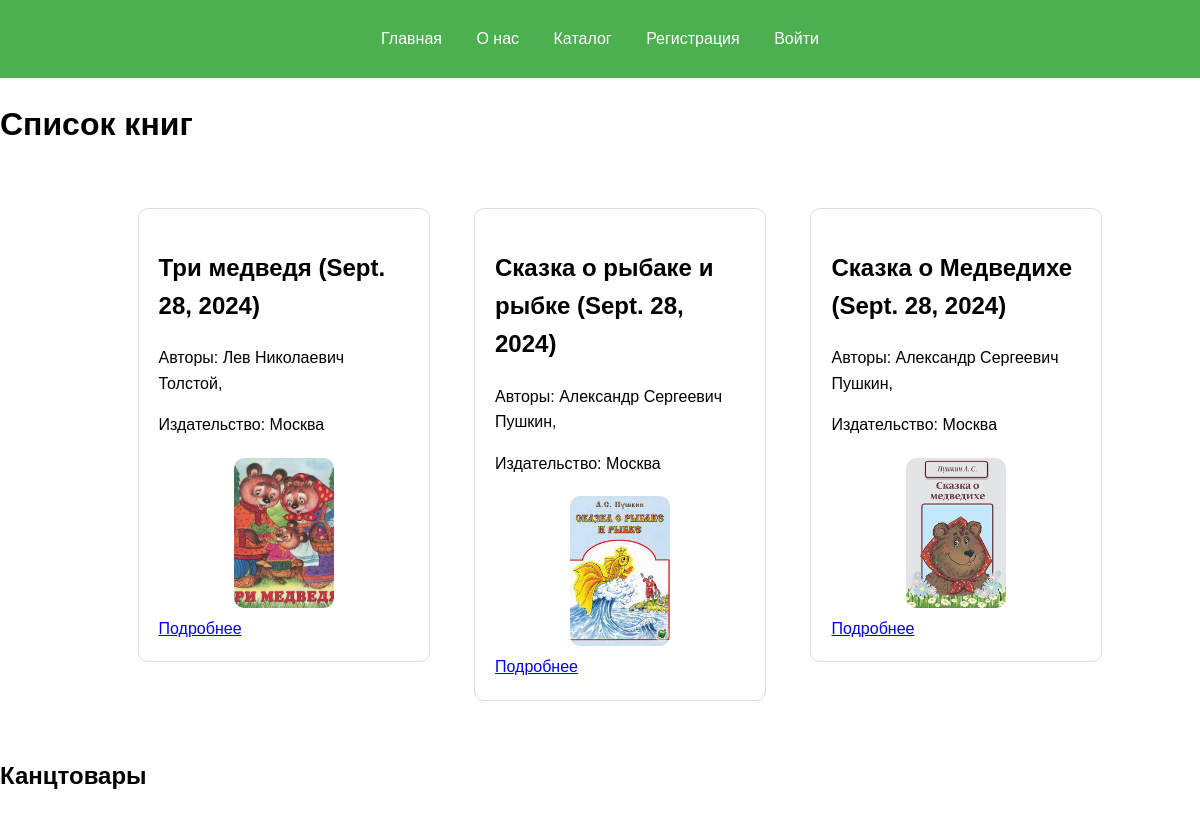
/home/, run on the app's committed database.
### library/models/book.py (models this page shows, shortened)
class Book(models.Model):
    title = models.CharField(max_length=200)
    publication_date = models.DateField()
    isbn = models.CharField(max_length=20)
    publisher = models.ForeignKey('Publisher', on_delete=models.CASCADE)
    authors = models.ManyToManyField('Author')
    image = models.ImageField(upload_to='book/%Y/%m%d', default='default_image.jpg')

### library/models/author.py (models this page shows, shortened)
class Author(models.Model):
    first_name = models.CharField(max_length=50)
    last_name = models.CharField(max_length=50)
    birth_date = models.DateField()

### library/models/publisher.py (models this page shows, shortened)
class Publisher(models.Model):
    name = models.CharField(max_length=100)
    established = models.DateField()

### library/views.py (the view)
# urls.py: path('home/', views.get_books, name='home'),
def get_books(request):
    books = Book.objects.all()
    return render(request, 'book_list.html', {'book_list': books})

### app/templates/book_list.html (shortened to what this page needs)
{% load static %}
<!DOCTYPE html>
<html lang="en">
<head>
    <link rel="stylesheet" href="{% static 'style/style.css' %}">
</head>
<body>
    <header>
        <nav>
            <ul>
                <li><a href="">Главная</a></li>
                <li><a href="">О нас</a></li>
                <li><a href="{% url 'book_list' %}">Каталог</a></li>
                {% if user.is_authenticated %}
                    <li>Вы вошли как {{ user.username }}</li>
                    <li><a href="{% url 'logout' %}">Выйти</a></li>
                    <li><a href="{% url 'profile' %}">Профиль</a></li>
                {% else %}
                    <li><a href="{% url 'register' %}">Регистрация</a></li>
                    <li><a href="{% url 'login' %}">Войти</a></li>
                {% endif %}
            </ul>
        </nav>
    </header>
    <h1>Список книг</h1>
    {% block content %}
    <div class="book-list">
        <ul>
            {% for book in book_list %}
  <li class="book-item">
    <div class="book-info">
      <h2>{{ book.title }} ({{ book.publication_date }})</h2>
      <p>Авторы:
        {% for author in book.authors.all %}
          {{ author.first_name }} {{ author.last_name }},
        {% endfor %}
      </p>
      <p>Издательство: {{ book.publisher.name }}</p>
    </div>
    <div class="book-image">
      <img src="{{ book.image.url }}" alt="{{ book.title }}">
    </div>
    <a href="{% url 'book_detail' book.id %}">Подробнее</a>
  </li>
{% endfor %}
        </ul>
    </div>
    <div class="stationery-list">
        <h2>Канцтовары</h2>
    </div>
{% endblock %}
</body>
</html>

### static/style/style.css (style rules this page uses)
body { font-family: Arial, sans-serif; line-height: 1.6; margin: 0; padding: 0; }
header { background: #4CAF50; color: white; padding: 10px 0; text-align: center; }
nav ul { padding: 0; list-style: none; }
nav ul li { display: inline; margin: 0 15px; }
nav ul li a { color: white; text-decoration: none; }
.book-list { display: flex; flex-wrap: wrap; justify-content: center; }
.book-item { margin: 20px; padding: 20px; border: 1px solid #ddd; border-radius: 10px; width: 250px; display: inline-block; vertical-align: top; }
.book-info { margin-bottom: 20px; }
.book-image { text-align: center; }
.book-image img { width: 100px; height: 150px; object-fit: cover; border-radius: 10px; }

### data on the page
Book: title "Три медведя", publication_date "Sept. 28, 2024", publisher.name "Москва", image (picture)
Author: first_name "Лев", last_name "Николаевич Толстой"
Book: title "Сказка о рыбаке и рыбке", publication_date "Sept. 28, 2024", publisher.name "Москва", image (picture)
Author: first_name "Александр", last_name "Сергеевич Пушкин"
Book: title "Сказка о Медведихе", publication_date "Sept. 28, 2024", publisher.name "Москва", image (picture)
